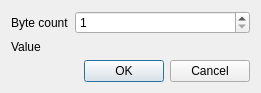
<?xml version="1.0" encoding="UTF-8"?>
<ui version="4.0">
<comment>
  * Released as open source by Gabriel Caudrelier
  *
  * Developed by Gabriel Caudrelier, gabriel dot caudrelier at gmail dot com
  *
  * https://github.com/metrodango/pip3line
  *
  * Released under AGPL see LICENSE for more information
</comment>
 <class>NewByteDialog</class>
 <widget class="QDialog" name="NewByteDialog">
  <property name="geometry">
   <rect>
    <x>0</x>
    <y>0</y>
    <width>261</width>
    <height>77</height>
   </rect>
  </property>
  <property name="windowTitle">
   <string>Add new byte(s)</string>
  </property>
  <layout class="QFormLayout" name="formLayout">
   <property name="labelAlignment">
    <set>Qt::AlignLeading|Qt::AlignLeft|Qt::AlignVCenter</set>
   </property>
   <item row="0" column="0">
    <widget class="QLabel" name="countLabel">
     <property name="text">
      <string>Byte count</string>
     </property>
    </widget>
   </item>
   <item row="0" column="1">
    <widget class="QSpinBox" name="countSpinBox">
     <property name="minimum">
      <number>1</number>
     </property>
     <property name="maximum">
      <number>200</number>
     </property>
    </widget>
   </item>
   <item row="2" column="0" colspan="2">
    <widget class="QDialogButtonBox" name="buttonBox">
     <property name="orientation">
      <enum>Qt::Horizontal</enum>
     </property>
     <property name="standardButtons">
      <set>QDialogButtonBox::Cancel|QDialogButtonBox::Ok</set>
     </property>
    </widget>
   </item>
   <item row="1" column="0">
    <widget class="QLabel" name="label">
     <property name="text">
      <string>Value</string>
     </property>
    </widget>
   </item>
   <item row="1" column="1">
    <widget class="HexWidget" name="hexWidget" native="true"/>
   </item>
  </layout>
 </widget>
 <customwidgets>
  <customwidget>
   <class>HexWidget</class>
   <extends>QWidget</extends>
   <header>hexwidget.h</header>
   <container>1</container>
  </customwidget>
 </customwidgets>
 <resources/>
 <connections>
  <connection>
   <sender>buttonBox</sender>
   <signal>accepted()</signal>
   <receiver>NewByteDialog</receiver>
   <slot>accept()</slot>
   <hints>
    <hint type="sourcelabel">
     <x>248</x>
     <y>254</y>
    </hint>
    <hint type="destinationlabel">
     <x>157</x>
     <y>274</y>
    </hint>
   </hints>
  </connection>
  <connection>
   <sender>buttonBox</sender>
   <signal>rejected()</signal>
   <receiver>NewByteDialog</receiver>
   <slot>reject()</slot>
   <hints>
    <hint type="sourcelabel">
     <x>316</x>
     <y>260</y>
    </hint>
    <hint type="destinationlabel">
     <x>286</x>
     <y>274</y>
    </hint>
   </hints>
  </connection>
 </connections>
</ui>
